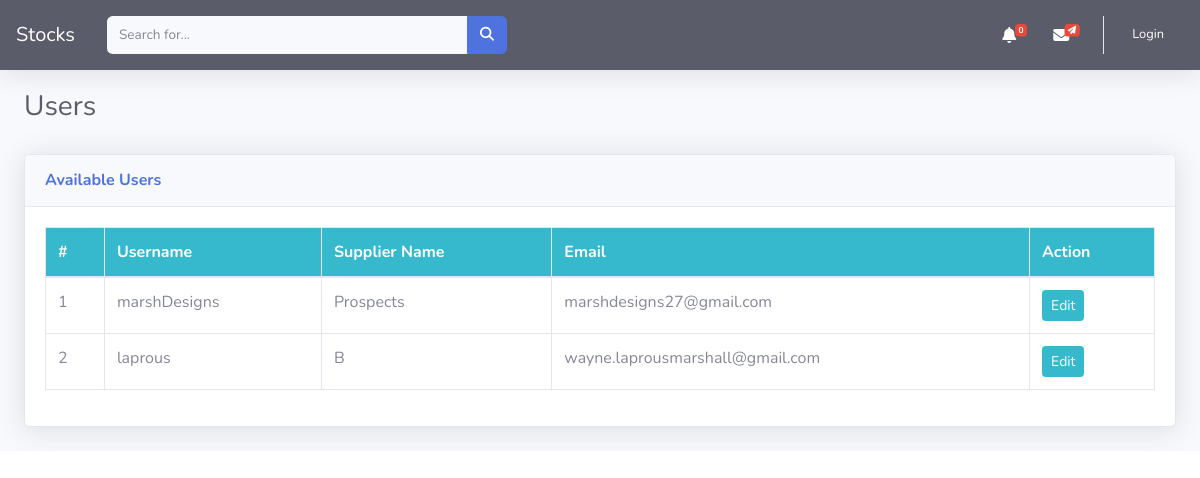
/customers/, run on an earlier commit of the app's database.
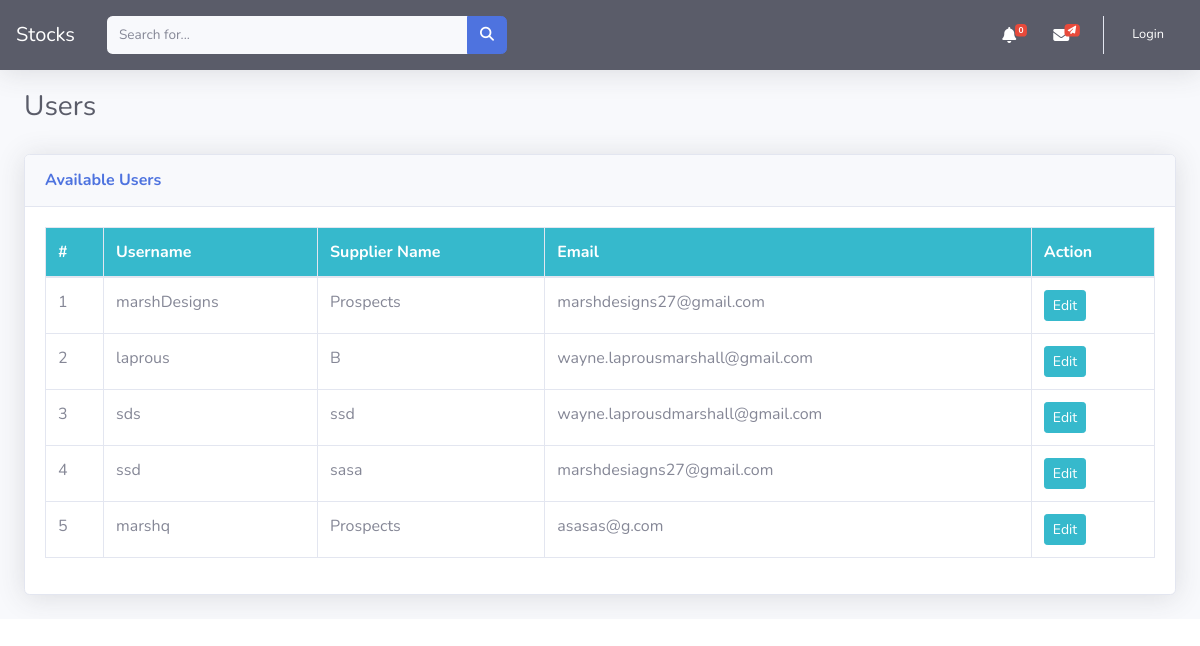
And on a later commit of the database.
### dashboard/models.py (models this page shows, shortened)
class Vendor(User):
    created_at = models.DateTimeField(auto_now_add=True)
    image = models.ImageField(upload_to='uploads/',blank=True, null= True)
    thumbnail = models.ImageField(upload_to='uploads/', blank=True, null=True)

### dashboard/views.py (the view)
# urls.py: path("customers/", CustomersView.as_view(), name="customers"),
class CustomersView(TemplateView):
    template_name = 'skeleton/customer_list.html'
    def get_context_data(self, **kwargs):
        context = super().get_context_data(**kwargs)
        customers = Vendor.objects.all()
        context['customers'] = customers
        return context

### dashboard/context_processors.py (called while the page is built)
def notifications(request):
    allnotifications = BroadcastNotification.objects.all()
    return {'notifications': allnotifications}

def cart(request):
    return {'cart': Cart(request)}

### templates/skeleton/customer_list.html (shortened to what this page needs)
{% extends 'body/base.html' %}
{% block content %}
<div class="container-fluid">
    <div class="d-sm-flex align-items-center justify-content-between mb-4">
        <h1 class="h3 mb-0 text-gray-800" style='margin-top:20px;'>Users</h1>
    </div>
    <div class="card shadow mb-4" style='margin-top:30px;'>
        <div class="card-header py-3">
            <h6 class="m-0 font-weight-bold text-primary">Available Users</h6>
        </div>
        <div class="card-body">
            <div class="table-responsive">
                <table class="table table-bordered" id="dataTable" width="100%" cellspacing="0">
                    <thead class='bg-info'>
                        <tr class="text-white">
                            <th scope="col">#</th>
                            <th scope="col">Username</th>
                            <th scope="col">Supplier Name</th>
                            <th scope="col">Email</th>
                            <th scope="col">Action</th>
                        </tr>
                    </thead>
                    <tbody>
                        {% for p  in customers  %}
                        <tr>
                            <td>{{forloop.counter}}</td>
                            <td>{{ p.username }}</td>
                            <td>{{ p.first_name }}</td>
                            <td>{{ p.email }}</td>
                            <td>
                                <a class="btn btn-info btn-sm" href="{% url 'update-user' p.id %}">Edit</a>
                            </td>
                        </tr>
                        {% endfor %}
                    </tbody>
                </table>
            </div>
        </div>
    </div>
</div>
{% endblock  %}

What changed in the data, as far as the page shows it:
added Vendor: username "sds", first_name "ssd", email "wayne.laprousdmarshall@gmail.com"
added Vendor: username "ssd", first_name "sasa", email "marshdesiagns27@gmail.com"
added Vendor: username "marshq", first_name "Prospects", email "asasas@g.com"
